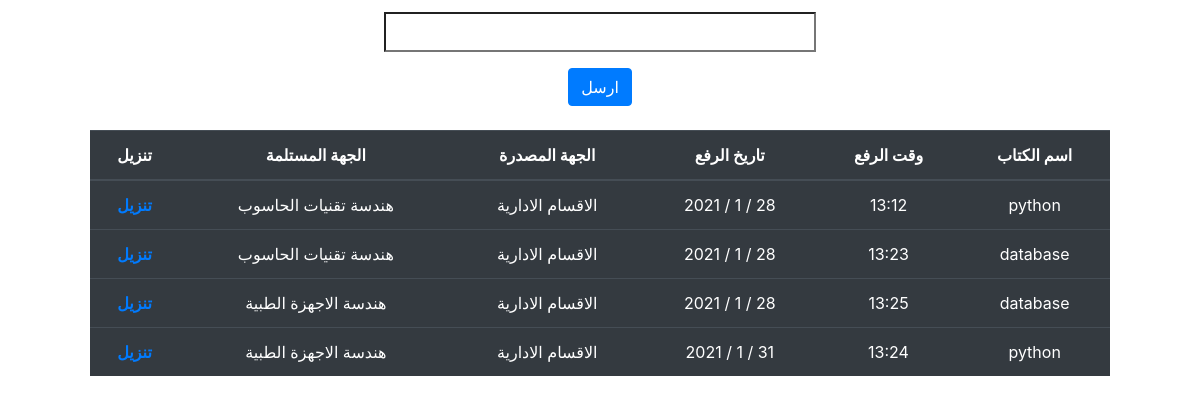
/profile_amd (signed in), run on an earlier commit of the app's database.
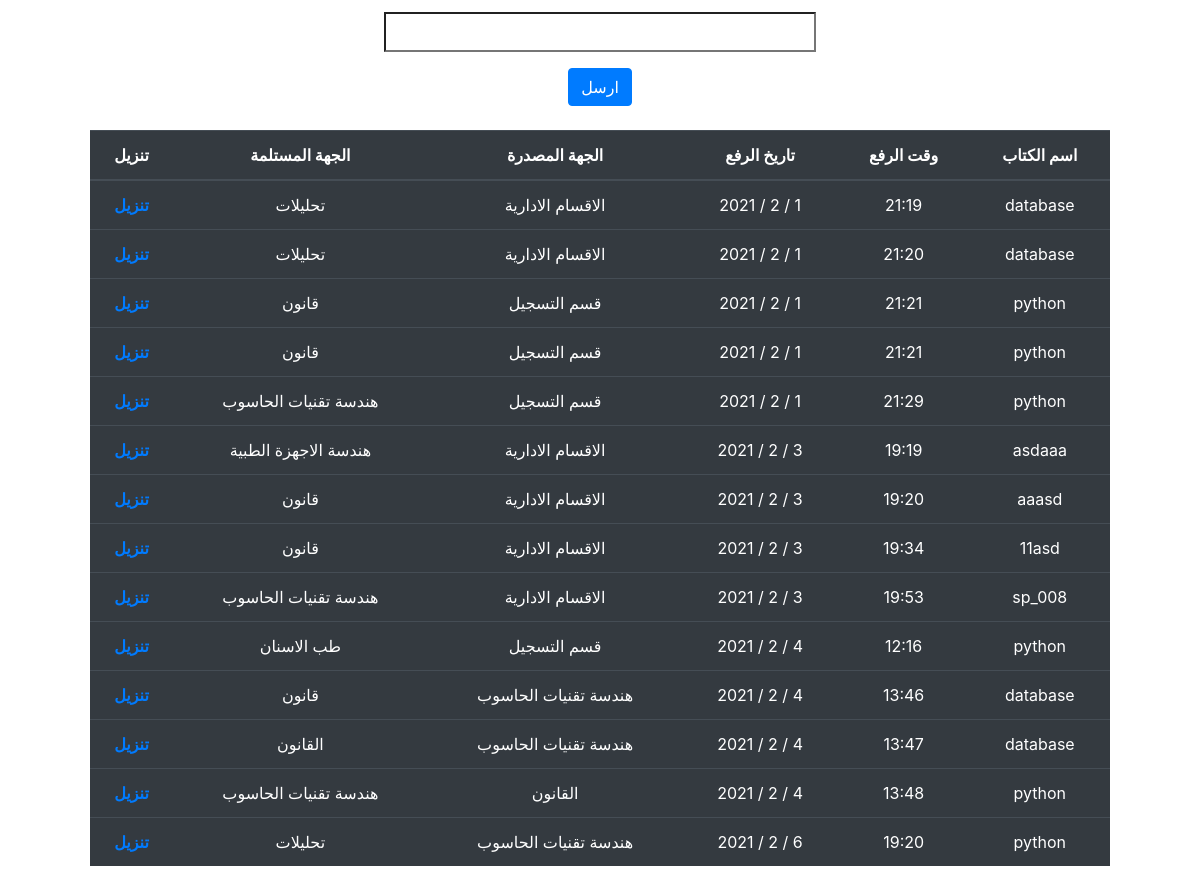
And on a later commit of the database.
### model.py (models this page shows)
class mail(db.Model):
	id = db.Column(db.Integer, primary_key=True)
	name= db.Column(db.String(), nullable=False)
	path = db.Column(db.String(), nullable=False)
	Direct_Date =db.Column(db.DateTime(), nullable=False)
	To = db.Column(db.String(), nullable=False)
	From = db.Column(db.String(), nullable=False)

### run.py (the view)
@app.route('/profile_amd')
def profile_amd():
	if 'username' in session:
		if request.method == 'POST':
			data=mail.query.filter_by(name=name).all()
			return render_template('profile_amd.html', inf=data)
		data=mail.query.all()
		return render_template('profile_amd.html', inf=data)
	return redirect(url_for('login'))

### templates/profile_amd.html (shortened to what this page needs)
{% extends "login_page.html" %}
         {% block body %}
        <link rel="stylesheet" href="{{url_for('static', filename='style/started.css') }}" >
 </head>
 <body id="e1" style="height: 100%; width: 100%">
<center>
  <div style="width:45%; margin-top: 1%">
      <form action = "" method = "POST" enctype = "multipart/form-data">
        <div class="form-group">
         <input list="brow" id="inputAddress0" required="required" type="search"  name="search" style="width:80%;height: 40px">
        </div>
        <button type="submit" class="btn btn-primary">ارسل</button>
      </form>
  </div>
</center>
<br>
<center>
  <div style="width: 85%">
    <table class="table table-dark" >
      <thead>
        <tr>
    	  <th scope="col">تنزيل</th>
    	  <th scope="col">الجهة المستلمة</th>
    	  <th scope="col">الجهة المصدرة</th>
        <th scope="col">تاريخ الرفع</th>
    	  <th scope="col">وقت الرفع</th>
    	  <th scope="col">اسم الكتاب</th>
        </tr>
      </thead>
      <tbody>
        {% for n in inf %}
        <tr>
	        <th scope="row"><a href=""  download="{{n.path}}">تنزيل</a></th>
	        <td>{{n.To}}</td>
	        <td>{{n.From}}</td>
	        <td>{{n.Direct_Date.year}} / {{n.Direct_Date.month}} / {{n.Direct_Date.day}} </td>
          <td>{{n.Direct_Date.hour}}:{{n.Direct_Date.minute}}</td>
	        <td>{{n.name}}</td>
        </tr>
         {% endfor %}
      </tbody>
    </table>
  </div>
</center>
{% endblock %}

### templates/login_page.html (shortened to what this page needs)
<!DOCTYPE html>
<html lang="en" dir="ltr">
  <head>
    <link rel="stylesheet" href="{{url_for('static', filename='bootstrap-4.3.1-dist/css/bootstrap.min.css') }}" >
        {% block body %}{% endblock %}
    </body>
</html>

### static/style/started.css (style rules this page uses)
a:link { text-decoration: none; }
a , a:active { text-decoration: none; }

### templates/profile_amd.html (style rules this page uses)
th ,td { text-align: center; }

What changed in the data, as far as the page shows it:
changed mail (number 1 of 14 on the later page): To "هندسة تقنيات الحاسوب" → "تحليلات"; Direct_Date.month "1" → "2"; Direct_Date.day "28" → "1"; Direct_Date.hour "13" → "21"; Direct_Date.minute "12" → "19"; name "python" → "database"
changed mail (number 2 of 14 on the later page): To "هندسة تقنيات الحاسوب" → "تحليلات"; Direct_Date.month "1" → "2"; Direct_Date.day "28" → "1"; Direct_Date.hour "13" → "21"; Direct_Date.minute "23" → "20"
changed mail (number 3 of 14 on the later page): To "هندسة الاجهزة الطبية" → "قانون"; From "الاقسام الادارية" → "قسم التسجيل"; Direct_Date.month "1" → "2"; Direct_Date.day "28" → "1"; Direct_Date.hour "13" → "21"; Direct_Date.minute "25" → "21"; name "database" → "python"
changed mail (number 4 of 14 on the later page): To "هندسة الاجهزة الطبية" → "قانون"; From "الاقسام الادارية" → "قسم التسجيل"; Direct_Date.month "1" → "2"; Direct_Date.day "31" → "1"; Direct_Date.hour "13" → "21"; Direct_Date.minute "24" → "21"
added mail: To "هندسة تقنيات الحاسوب", From "قسم التسجيل", Direct_Date.year "2021", Direct_Date.month "2", Direct_Date.day "1", Direct_Date.hour "21", Direct_Date.minute "29", name "python"
added mail: To "هندسة الاجهزة الطبية", From "الاقسام الادارية", Direct_Date.year "2021", Direct_Date.month "2", Direct_Date.day "3", Direct_Date.hour "19", Direct_Date.minute "19", name "asdaaa"
added mail: To "قانون", From "الاقسام الادارية", Direct_Date.year "2021", Direct_Date.month "2", Direct_Date.day "3", Direct_Date.hour "19", Direct_Date.minute "20", name "aaasd"
added mail: To "قانون", From "الاقسام الادارية", Direct_Date.year "2021", Direct_Date.month "2", Direct_Date.day "3", Direct_Date.hour "19", Direct_Date.minute "34", name "11asd"
added mail: To "هندسة تقنيات الحاسوب", From "الاقسام الادارية", Direct_Date.year "2021", Direct_Date.month "2", Direct_Date.day "3", Direct_Date.hour "19", Direct_Date.minute "53", name "sp_008"
added mail: To "طب الاسنان", From "قسم التسجيل", Direct_Date.year "2021", Direct_Date.month "2", Direct_Date.day "4", Direct_Date.hour "12", Direct_Date.minute "16", name "python"
added mail: To "قانون", From "هندسة تقنيات الحاسوب", Direct_Date.year "2021", Direct_Date.month "2", Direct_Date.day "4", Direct_Date.hour "13", Direct_Date.minute "46", name "database"
added mail: To "القانون", From "هندسة تقنيات الحاسوب", Direct_Date.year "2021", Direct_Date.month "2", Direct_Date.day "4", Direct_Date.hour "13", Direct_Date.minute "47", name "database"
added mail: To "هندسة تقنيات الحاسوب", From "القانون", Direct_Date.year "2021", Direct_Date.month "2", Direct_Date.day "4", Direct_Date.hour "13", Direct_Date.minute "48", name "python"
added mail: To "تحليلات", From "هندسة تقنيات الحاسوب", Direct_Date.year "2021", Direct_Date.month "2", Direct_Date.day "6", Direct_Date.hour "19", Direct_Date.minute "20", name "python"
